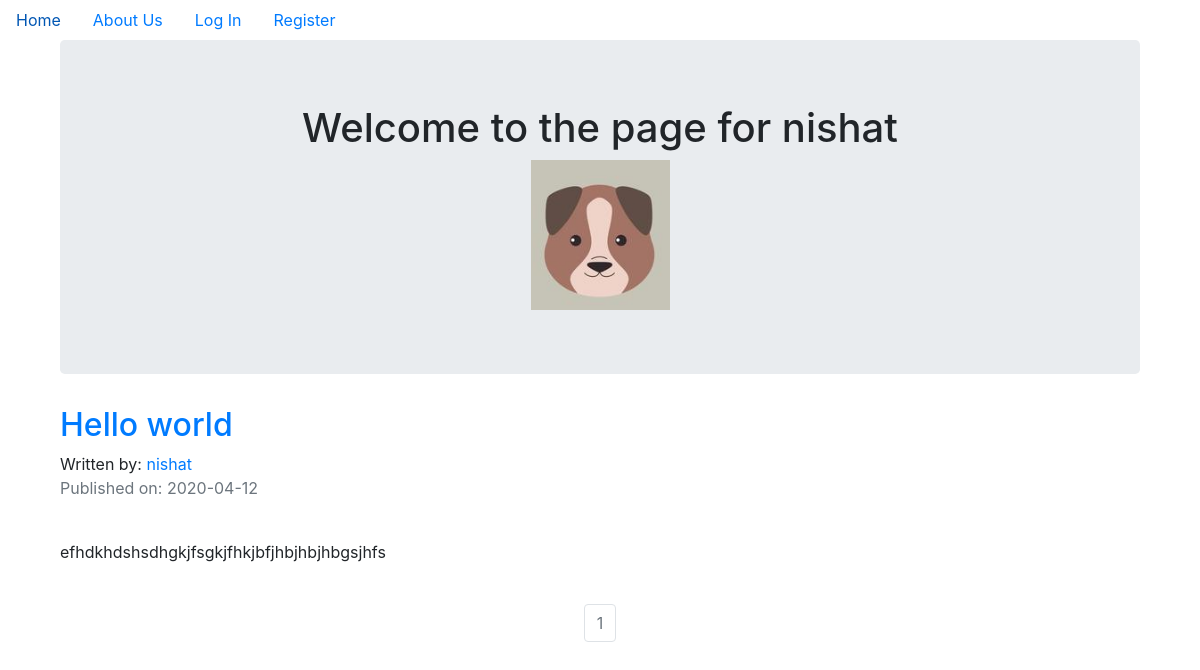
The page /nishat on the database its author committed.
### puppycompanyblog/models.py (models this page shows, shortened)
class User(db.Model, UserMixin):
    __tablename__ = 'users'
    id = db.Column(db.Integer, primary_key = True)
    profile_image = db.Column(db.String(20), nullable=False, default='default_profile.png')
    email = db.Column(db.String(64), unique=True, index=True)
    username = db.Column(db.String(64), unique=True, index=True)
    password_hash = db.Column(db.String(128))
    posts = db.relationship('BlogPost', backref='author', lazy=True)

class BlogPost(db.Model):
    users = db.relationship(User)
    id = db.Column(db.Integer, primary_key=True)
    user_id = db.Column(db.Integer, db.ForeignKey('users.id'), nullable=False)
    date = db.Column(db.DateTime, nullable=False, default=datetime.utcnow)
    title = db.Column(db.String(140), nullable=False)
    text = db.Column(db.Text, nullable=False)

### puppycompanyblog/users/views.py (the view)
@users.route("/<username>")
def user_posts(username):
    page = request.args.get('page', 1, type=int)
    user = User.query.filter_by(username=username).first_or_404()
    blog_posts = BlogPost.query.filter_by(author=user).order_by(BlogPost.date.desc()).paginate(page=page, per_page=5)
    return render_template('user_blog_posts.html', blog_posts=blog_posts, user=user)

### puppycompanyblog/templates/user_blog_posts.html (shortened to what this page needs)
{% extends "base.html" %}
{% block content %}
<div class="container">
  <div class="jumbotron">
    <div align='center'>
      <h1 >Welcome to the page for {{user.username}}</h1>
      <img align='center' src="{{ url_for('static', filename='profile_pics/' + user.profile_image) }}">
    </div>
  </div>
{% for post in blog_posts.items %}
          <h2><a href="{{ url_for('blog_posts.blog_post', blog_post_id=post.id) }}">{{ post.title }}</a></h2>
          Written by: <a href="{{ url_for('users.user_posts', username=post.author.username) }}">{{ post.author.username }}</a>
          <p class="text-muted">Published on: {{ post.date.strftime('%Y-%m-%d') }}</p>
          <br>
            <p>{{post.text}}</p>
          <br>
{% endfor %}
</div>
<nav aria-label="Page navigation example">
  <ul class="pagination justify-content-center">
    {% for page_num in blog_posts.iter_pages(left_edge=1, right_edge=1, left_current=1, right_current=2) %}
            {% if blog_posts.page == page_num %}
              <li class="page-item disabled">
                <a class="page-link" href="{{ url_for('users.user_posts', username=user.username, page=page_num) }}">{{ page_num }}</a></li>
            {% else %}
              <li class="page-item"><a class="page-link" href="{{ url_for('users.user_posts', username=user.username, page=page_num) }}">{{ page_num }}</a></li>
            {% endif %}
    {% endfor %}
</nav>
{% endblock content %}

### rows shown on the page
User: username "nishat", profile_image (placeholder picture)
BlogPost: title "Hello world", author.username "nishat", date "2020-04-12", text "efhdkhdshsdhgkjfsgkjfhkjbfjhbjhbjhbgsjhfs"

### other values the page prints
{{ page_num }} "1"
